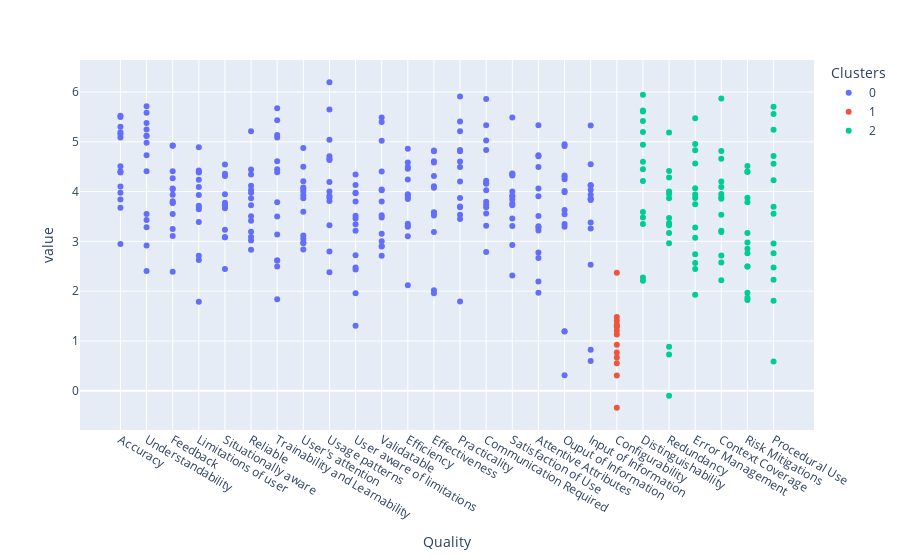

The notebook cell this image was saved under:
### Code cell
fig = px.scatter(jitteredMelt2, x="Quality", y="value", color="Clusters")
fig.show()

### Figure 1 — Plotly figure (JSON) as saved in the notebook; plotly's stock layout.template omitted (floating-point values rounded to 4 significant figures; data arrays with more than 128 entries replaced by an {"elided": "..."} marker saying what was removed)
{"data": [{"hovertemplate": "Clusters=0<br>Quality=%{x}<br>value=%{y}<extra></extra>", "legendgroup": "0", "marker": {"color": "#636efa", "symbol": "circle"}, "mode": "markers", "name": "0", "showlegend": true, "type": "scatter", "x": {"elided": "266 str values"}, "xaxis": "x", "y": {"elided": "266 float values"}, "yaxis": "y"}, {"hovertemplate": "Clusters=1<br>Quality=%{x}<br>value=%{y}<extra></extra>", "legendgroup": "1", "marker": {"color": "#EF553B", "symbol": "circle"}, "mode": "markers", "name": "1", "showlegend": true, "type": "scatter", "x": ["Configurability", "Configurability", "Configurability", "Configurability", "Configurability", "Configurability", "Configurability", "Configurability", "Configurability", "Configurability", "Configurability", "Configurability", "Configurability", "Configurability"], "xaxis": "x", "y": [1.332, 2.371, 1.129, 0.3038, 0.6691, 1.283, 1.297, 0.925, -0.3418, 1.407, 1.206, 0.7681, 1.48, 0.5517], "yaxis": "y"}, {"hovertemplate": "Clusters=2<br>Quality=%{x}<br>value=%{y}<extra></extra>", "legendgroup": "2", "marker": {"color": "#00cc96", "symbol": "circle"}, "mode": "markers", "name": "2", "showlegend": true, "type": "scatter", "x": ["Distinguishability", "Redundancy", "Error Management", "Context Coverage", "Risk Mitigations", "Procedural Use", "Distinguishability", "Redundancy", "Error Management", "Context Coverage", "Risk Mitigations", "Procedural Use", "Distinguishability", "Redundancy", "Error Management", "Context Coverage", "Risk Mitigations", "Procedural Use", "Distinguishability", "Redundancy", "Error Management", "Context Coverage", "Risk Mitigations", "Procedural Use", "Distinguishability", "Redundancy", "Error Management", "Context Coverage", "Risk Mitigations", "Procedural Use", "Distinguishability", "Redundancy", "Error Management", "Context Coverage", "Risk Mitigations", "Procedural Use", "Distinguishability", "Redundancy", "Error Management", "Context Coverage", "Risk Mitigations", "Procedural Use", "Distinguishability", "Redundancy", "Error Management", "Context Coverage", "Risk Mitigations", "Procedural Use", "Distinguishability", "Redundancy", "Error Management", "Context Coverage", "Risk Mitigations", "Procedural Use", "Distinguishability", "Redundancy", "Error Management", "Context Coverage", "Risk Mitigations", "Procedural Use", "Distinguishability", "Redundancy", "Error Management", "Context Coverage", "Risk Mitigations", "Procedural Use", "Distinguishability", "Redundancy", "Error Management", "Context Coverage", "Risk Mitigations", "Procedural Use", "Distinguishability", "Redundancy", "Error Management", "Context Coverage", "Risk Mitigations", "Procedural Use", "Distinguishability", "Redundancy", "Error Management", "Context Coverage", "Risk Mitigations", "Procedural Use"], "xaxis": "x", "y": [5.943, 3.864, 4.563, 4.091, 2.979, 4.227, 5.609, 4.001, 5.474, 5.87, 4.401, 5.704, 3.479, 0.8831, 2.568, 3.19, 1.824, 3.693, 2.275, 0.7299, 2.445, 4.2, 1.87, 2.474, 3.589, -0.1004, 4.069, 2.714, 3.168, 0.5887, 4.214, 3.469, 2.743, 2.574, 2.493, 2.227, 2.21, 4.415, 4.828, 2.217, 3.875, 2.76, 4.941, 3.367, 3.073, 3.888, 2.494, 2.956, 4.6, 4.285, 3.873, 3.213, 4.512, 4.715, 4.45, 3.324, 3.276, 4.813, 1.968, 5.244, 3.35, 3.169, 1.928, 3.857, 2.852, 1.808, 5.42, 5.189, 3.94, 3.951, 2.762, 3.554, 5.197, 3.954, 4.955, 3.536, 3.784, 4.557, 5.628, 2.964, 3.747, 4.658, 4.399, 5.556], "yaxis": "y"}], "layout": {"autosize": true, "legend": {"title": {"text": "Clusters"}, "tracegroupgap": 0}, "margin": {"t": 60}, "xaxis": {"anchor": "y", "autorange": true, "domain": [0, 1], "range": [-1.489, 26.49], "title": {"text": "Quality"}, "type": "category"}, "yaxis": {"anchor": "x", "autorange": true, "domain": [0, 1], "range": [-0.8278, 6.682], "title": {"text": "value"}, "type": "linear"}}}
